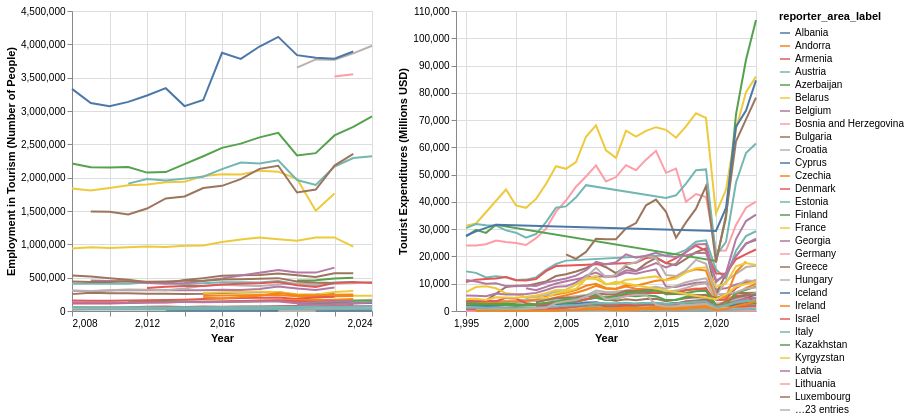

The cell this chart's notebook holds for it:
### Code cell
def employment_region(df):
    chart = alt.Chart(df).mark_line().encode(
        alt.X("year:Q").title("Year"),
        alt.Y("value").title("Employment in Tourism (Number of People)"),
        color = "reporter_area_label:N",
        tooltip = ["reporter_area_label"]
    )

    return chart

def visitors_region(df):
    chart = alt.Chart(df).mark_line().encode(
        alt.X("year:Q").title("Year"),
        alt.Y("value").title("Number of Inbound Visitors (Number of People)"),
        color = "reporter_area_label:N",
        tooltip = ["reporter_area_label"]
    )

    return chart

def expenditure_region(df):
    chart = alt.Chart(df).mark_line().encode(
        alt.X("year:Q").title("Year"),
        alt.Y("value").title("Tourist Expenditures (Millions USD)"),
        color = "reporter_area_label:N",
        tooltip = ["reporter_area_label"]
    )

    return chart

# Render chart
employment_region(tourism[employment_europe]) | expenditure_region(tourism[expenditure_europe])

### Figure 1 — Vega-Lite specification as saved in the notebook (floating-point values rounded to 4 significant figures; data arrays with more than 128 entries replaced by an {"elided": "..."} marker saying what was removed)
{"config": {"view": {"continuousWidth": 300, "continuousHeight": 300}}, "hconcat": [{"data": {"name": "data-291ba95710beaf988c5481ce224701d0"}, "mark": {"type": "line"}, "encoding": {"color": {"field": "reporter_area_label", "type": "nominal"}, "tooltip": [{"field": "reporter_area_label", "type": "nominal"}], "x": {"field": "year", "title": "Year", "type": "quantitative"}, "y": {"field": "value", "title": "Employment in Tourism (Number of People)", "type": "quantitative"}}}, {"data": {"name": "data-473ff63011e470730f66d1d9042db334"}, "mark": {"type": "line"}, "encoding": {"color": {"field": "reporter_area_label", "type": "nominal"}, "tooltip": [{"field": "reporter_area_label", "type": "nominal"}], "x": {"field": "year", "title": "Year", "type": "quantitative"}, "y": {"field": "value", "title": "Tourist Expenditures (Millions USD)", "type": "quantitative"}}}], "$schema": "https://vega.github.io/schema/vega-lite/v6.4.1.json", "datasets": {"data-291ba95710beaf988c5481ce224701d0": {"elided": "477 records"}, "data-473ff63011e470730f66d1d9042db334": {"elided": "1223 records"}}}
